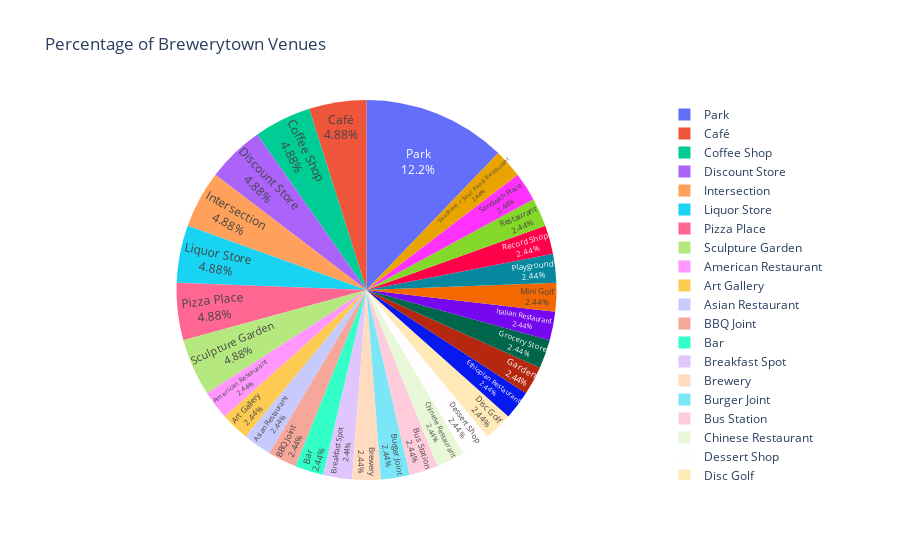

Notebook code cell kept with this figure:
### Code cell
import plotly.express as px

fig = px.pie(t, values='Brewerytown', names='index',
             title='Percentage of Brewerytown Venues')
fig.update_traces(textposition='inside', textinfo='percent+label')
fig.show()

### Figure 1 — Plotly figure (JSON) as saved in the notebook; plotly's stock layout.template omitted (floating-point values rounded to 4 significant figures; data arrays with more than 128 entries replaced by an {"elided": "..."} marker saying what was removed)
{"data": [{"domain": {"x": [0, 1], "y": [0, 1]}, "hovertemplate": "index=%{label}<br>Brewerytown=%{value}<extra></extra>", "labels": {"elided": "183 str values"}, "legendgroup": "", "name": "", "showlegend": true, "textinfo": "percent+label", "textposition": "inside", "type": "pie", "values": {"elided": "183 float values"}}], "layout": {"legend": {"tracegroupgap": 0}, "title": {"text": "Percentage of Brewerytown Venues"}}}
